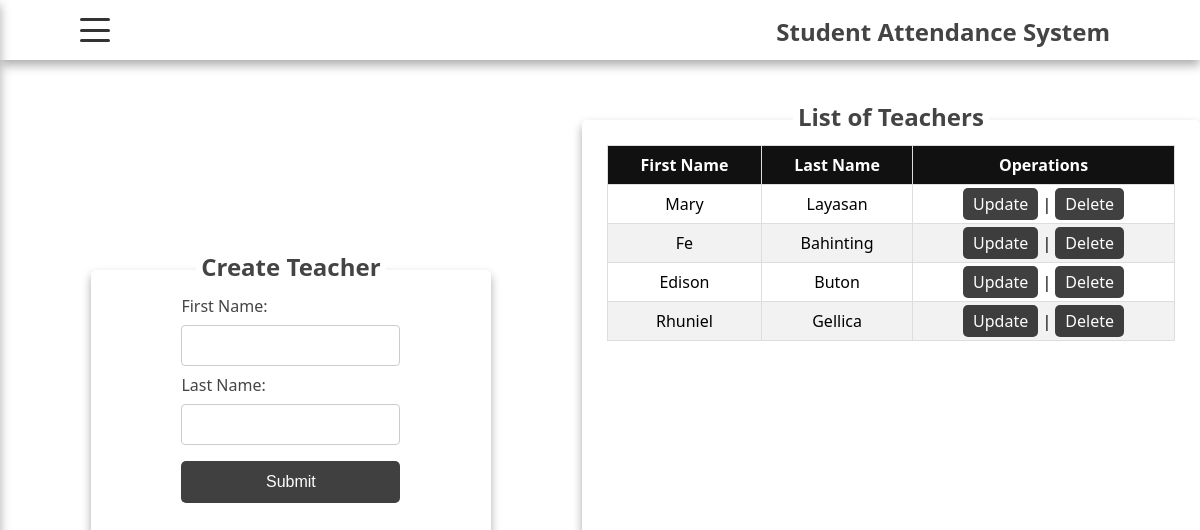
Page /teacher/ on the committed database.
### student/models.py (models this page shows, shortened)
class Teacher(models.Model):
    firstname = models.CharField(max_length=100)
    lastname = models.CharField(max_length=100)

### student/views.py (the view)
# urls.py: path('teacher/',views.teacher,name='teacher'),
def teacher(request):
    return render(request, 'student/teacher.html',{'title':'Teacher','teacher_data':Teacher.objects.all()})

### student/templates/student/teacher.html (shortened to what this page needs)
{% extends "base.html" %}
{%block content%}
    <div class="student-container">
        <div class="form-container">
            <div class="overlap-form-text">
                <h2>Create Teacher</h2>
            </div>
            <form action="{%url 'add_teacher'%}" method="post">
                <label for="">First Name:</label>
                <input type="text" name="fname" >
                <label for="">Last Name:</label>
                <input type="text" name="lname">
                <button type="submit">Submit</button>
            </form>
        </div>
        <div class="list-container">
            <div class="overlap-list-text">
                <h2>List of Teachers</h2>
            </div>
            <div class="table-container">
                <table>
                    <thead>
                        <tr>
                            <th>First Name</th>
                            <th>Last Name</th>
                            <th>Operations</th>
                        </tr>
                    </thead>
                    <tbody>
                        {%for data in teacher_data%}
                        <tr>
                            <td>{{data.firstname}}</td>
                            <td>{{data.lastname}}</td>
                            <td>
                                <a href="{%url 'update_teacher' data.id%}">Update</a> |
                                <a href="{%url 'delete_teacher' data.id%}">Delete</a>
                            </td>
                        </tr>
                        {%endfor%}
                    </tbody>
                </table>
            </div>
        </div>
    </div>
{%endblock content%}

### student/static/css/style.css (style rules this page uses)
html, body { display: grid; grid-template-areas: "nav" "main"; grid-template-rows: 60px auto; height: 100vh; margin: 0; font-family: 'Segoe UI', Tahoma, Geneva, Verdana, sans-serif; }
*, *::after, *::before { box-sizing: border-box; padding: 0; margin: 0; }
.student-container { display: grid; grid-template-areas: 'form list' ; grid-template-rows: 1fr 1fr; height: 100vh; width: 100%; padding-top: 60px; }
.form-container { grid-area: form; display: flex; justify-content: center; align-items: center; border-radius: 5px; position: relative; width: 400px; margin: auto; padding: 25px 25px; box-shadow: 0px 5px 10px 0px #aaa; }
.form-container form { display: flex; flex-direction: column; }
.form-container .overlap-form-text { position: absolute; top: -25px; background-color: #fff; padding: 5px; color: #444; }
.form-container input[type=text], select { width: 100%; padding: 12px 20px; margin: 8px 0; display: inline-block; border: 1px solid #ccc; border-radius: 4px; box-sizing: border-box; background-color: #fff; outline: none; color: #444; }
.form-container label { color: #444; }
.form-container button { background-color: #111; opacity: 0.8; border: none; color: white; padding: 12px 20px; text-align: center; text-decoration: none; display: inline-block; font-size: 16px; margin: 8px 0; border-radius: 5px; cursor: pointer; }
.list-container { grid-area: list; padding: 25px 25px; display: flex; justify-content: center; align-items: center; border-radius: 5px; position: relative; width: 100%; height: 565px; margin: auto; box-shadow: 0px 5px 10px 0px #aaa; }
.list-container .overlap-list-text { position: absolute; top: -25px; background-color: #fff; padding: 5px; color: #444; }
.list-container .table-container { height: 100%; width: 100%; overflow: scroll; }
.list-container .table-container table { width: 100%; border-collapse: collapse; }
.list-container .table-container table, thead { position: sticky; z-index: 2; top: 0; }
.list-container .table-container table tbody a { color: #fff; text-decoration: none; background-color: #111; opacity: 0.8; padding: 5px 10px; }
.list-container .table-container table td, .list-container .table-container table th { border: 1px solid #ddd; padding: 8px; text-align: center; }
.list-container .table-container table th { background-color: #111; color: #fff; }
.list-container .table-container table tr:nth-child(even) { background-color: #f2f2f2; }
.list-container .table-container table a { border-radius: 5px; }

### rows in the picture
Teacher: firstname "Mary", lastname "Layasan"
Teacher: firstname "Fe", lastname "Bahinting"
Teacher: firstname "Edison", lastname "Buton"
Teacher: firstname "Rhuniel", lastname "Gellica"
